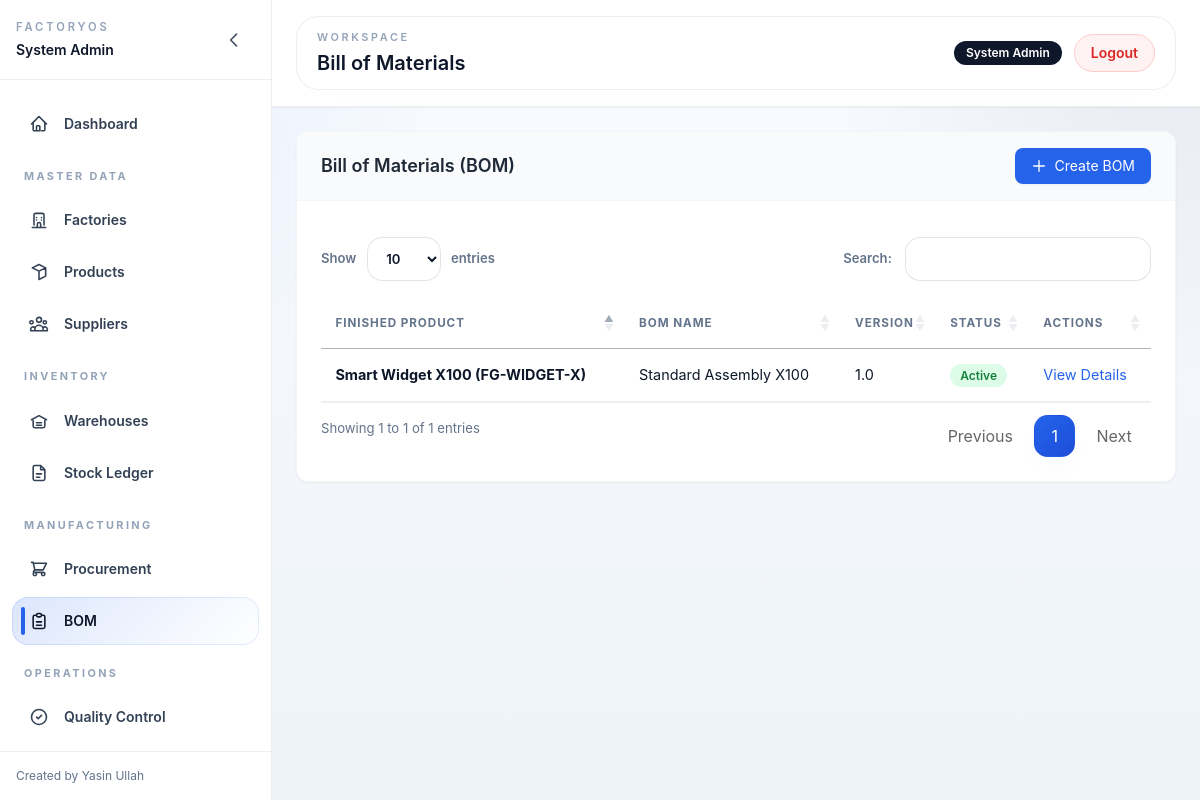
The page /production/bom (signed in) on the database its author committed.
### tables this page shows
CREATE TABLE `boms` (
  `id` int NOT NULL,
  `product_id` int NOT NULL,
  `name` varchar(150) DEFAULT NULL,
  `version` varchar(20) DEFAULT '1.0',
  `status` enum('active','inactive') DEFAULT 'active',
  `created_at` timestamp NULL DEFAULT CURRENT_TIMESTAMP
);

CREATE TABLE `products` (
  `id` int NOT NULL,
  `sku` varchar(100) NOT NULL,
  `name` varchar(150) NOT NULL,
  `type` enum('raw_material','finished_good','semi_finished') NOT NULL,
  `reorder_level` decimal(15,2) DEFAULT '0.00',
  `price` decimal(15,2) DEFAULT '0.00',
  `status` enum('active','inactive') DEFAULT 'active',
  `created_at` timestamp NULL DEFAULT CURRENT_TIMESTAMP
);

### app/Controllers/ProductionController.php (called while the page is built, shortened)
<?php
class ProductionController extends Controller {
    public function bom() {
        $model = new BOM();
        $productModel = new Product();
        $data = [
            'title' => 'Bill of Materials',
            'boms' => $model->getAll(),
            'products' => $productModel->getAll()
        ];
        $this->view('production/bom', $data);
    }
}

### app/Core/Application.php (called while the page is built, shortened)
<?php
class Application {
    private $router;
    public function __construct() {
        require_once __DIR__ . '/Database.php';
        require_once __DIR__ . '/Router.php';
        require_once __DIR__ . '/Model.php';
        $this->router = new Router();
    }
    private function registerRoutes() {
        $this->router->loadRoutes();
    }
    public function run() {
        $this->router->dispatch($_SERVER['REQUEST_URI'], $_SERVER['REQUEST_METHOD']);
    }
}

### public/index.php (called while the page is built, shortened)
<?php
require_once __DIR__ . '/../app/Core/Application.php';
$app = new App\Core\Application();
$app->run();

### app/Core/Model.php (called while the page is built, shortened)
<?php
class Model {
    public function __construct() {
        $this->db = Database::getInstance()->getConnection();
    }
}

### app/Core/Database.php (called while the page is built, shortened)
<?php
class Database {
    private static $instance = null;
    private $connection;
    private function __construct() {
        $config = require __DIR__ . '/../../config/database.php';
        $dsn = "mysql:host=" . $config['host'] . ";dbname=" . $config['database'] . ";charset=" . $config['charset'];
        try {
            $this->connection = new PDO($dsn, $config['username'], $config['password'], [
                PDO::ATTR_ERRMODE => PDO::ERRMODE_EXCEPTION,
                PDO::ATTR_DEFAULT_FETCH_MODE => PDO::FETCH_ASSOC,
                PDO::ATTR_EMULATE_PREPARES => false,
            ]);
        } catch (PDOException $e) {
            header('HTTP/1.1 500 Internal Server Error');
            echo json_encode(['error' => 'Database connection failed.']);
            exit;
        }
    }
    public static function getInstance() {
        if (self::$instance === null) {
            self::$instance = new Database();
        }
        return self::$instance;
    }
    public function getConnection() {
        return $this->connection;
    }
}

### config/database.php (called while the page is built)
<?php
return [
    'host' => '127.0.0.1',
    'database' => 'myfactory_db',
    'username' => 'root',
    'password' => 'root',
    'charset' => 'utf8mb4'
];

### app/Models/BOM.php (called while the page is built, shortened)
<?php
class BOM extends Model {
    public function getAll() {
        $stmt = $this->db->query("SELECT b.*, p.name as product_name, p.sku
                                  FROM boms b
                                  JOIN products p ON b.product_id = p.id
                                  ORDER BY b.created_at DESC");
        return $stmt->fetchAll();
    }
}

### config/app.php (called while the page is built)
<?php
return [
    'app_name' => 'Enterprise Factory Management',
    'base_path' => '/myfactory',
    'timezone' => 'UTC',
    'session_timeout' => 28800,
    'idle_timeout' => 2400,
];

### app/Views/production/bom.php (the view, shortened to what this page needs)
<div class="animate__animated animate__fadeIn">
    <div class="bg-white rounded-xl shadow-sm border border-gray-100 overflow-hidden">
        <div class="px-6 py-4 border-b border-gray-100 bg-gray-50 flex justify-between items-center">
            <h3 class="text-lg font-semibold text-gray-800">Bill of Materials (BOM)</h3>
            <button onclick="openModal()" class="bg-blue-600 text-white px-4 py-2 text-sm rounded-lg shadow-sm flex items-center gap-2 hover:bg-blue-700 transition-colors">
                <svg class="w-4 h-4" fill="none" stroke="currentColor" viewBox="0 0 24 24"><path stroke-linecap="round" stroke-linejoin="round" stroke-width="2" d="M12 4v16m8-8H4"></path></svg>
                Create BOM
            </button>
        </div>
        <div class="p-6">
            <table id="bomTable" class="w-full text-sm text-left">
                <thead>
                    <tr>
                        <th class="pb-4">Finished Product</th>
                        <th class="pb-4">BOM Name</th>
                        <th class="pb-4">Version</th>
                        <th class="pb-4">Status</th>
                        <th class="pb-4">Actions</th>
                    </tr>
                </thead>
                <tbody class="divide-y divide-gray-100">
                    <?php foreach ($boms as $bom): ?>
                    <tr class="hover:bg-gray-50 transition-colors">
                        <td class="py-4 font-bold text-blue-600"><?= htmlspecialchars($bom['product_name']) ?> (<?= htmlspecialchars($bom['sku']) ?>)</td>
                        <td class="py-4 text-gray-900"><?= htmlspecialchars($bom['name']) ?></td>
                        <td class="py-4 text-gray-600"><?= htmlspecialchars($bom['version']) ?></td>
                        <td class="py-4">
                            <span class="px-2.5 py-1 bg-green-100 text-green-700 rounded-full text-xs font-semibold">Active</span>
                        </td>
                        <td class="py-4">
                            <button class="text-blue-600 hover:underline">View Details</button>
                        </td>
                    </tr>
                    <?php endforeach; ?>
                </tbody>
            </table>
        </div>
    </div>
</div>
<?php
require_once __DIR__ . '/../layouts/main.php';
?>

### app/Core/Router.php (shortened to what this page needs)
<?php
class Router {
    private static $routes = [];
    public static function get($route, $action) {
        self::$routes['GET'][$route] = $action;
    }
    public static function post($route, $action) {
        self::$routes['POST'][$route] = $action;
    }
    public function dispatch($uri, $method) {
        $parsedUrl = parse_url($uri);
        $path = $parsedUrl['path'];
        $config = require __DIR__ . '/../../config/app.php';
        $configuredBasePath = '/' . trim((string) ($config['base_path'] ?? ''), '/');
        $configuredBasePath = $configuredBasePath === '/' ? '' : $configuredBasePath;
        $baseDirs = array_values(array_unique(array_filter([
            $configuredBasePath !== '' ? $configuredBasePath . '/public' : '',
            $configuredBasePath,
            '/myfactory/public',
            '/myfactory',
        ])));
        foreach ($baseDirs as $dir) {
            if (strpos($path, $dir) === 0) {
                $path = substr($path, strlen($dir));
            }
        }
        $method = strtoupper($method);
        foreach (self::$routes[$method] ?? [] as $route => $action) {
            $pattern = preg_replace('/\{([a-zA-Z0-9_]+)\}/', '(?P<\1>[a-zA-Z0-9_]+)', $route);
            $pattern = '#^' . $pattern . '$#';
            if (preg_match($pattern, $path, $matches)) {
                $params = array_filter($matches, 'is_string', ARRAY_FILTER_USE_KEY);
                list($controller, $methodName) = explode('@', $action);
                $controllerInstance = new $controllerClass();
                call_user_func_array([$controllerInstance, $methodName], $params);
                return;
            }
        }
        exit;
    }
}

### rows shown on the page
boms: product.name "Smart Widget X100", product.sku "FG-WIDGET-X", name "Standard Assembly X100", version "1.0"

### other values the page prints
$item['label'] "Dashboard"
$section['title'] "MASTER DATA"
$item['label'] "Factories"
$item['label'] "Products"
$item['label'] "Suppliers"
$section['title'] "INVENTORY"
$item['label'] "Warehouses"
$item['label'] "Stock Ledger"
$section['title'] "MANUFACTURING"
$item['label'] "Procurement"
$item['label'] "BOM"
$section['title'] "OPERATIONS"
$item['label'] "Quality Control"
